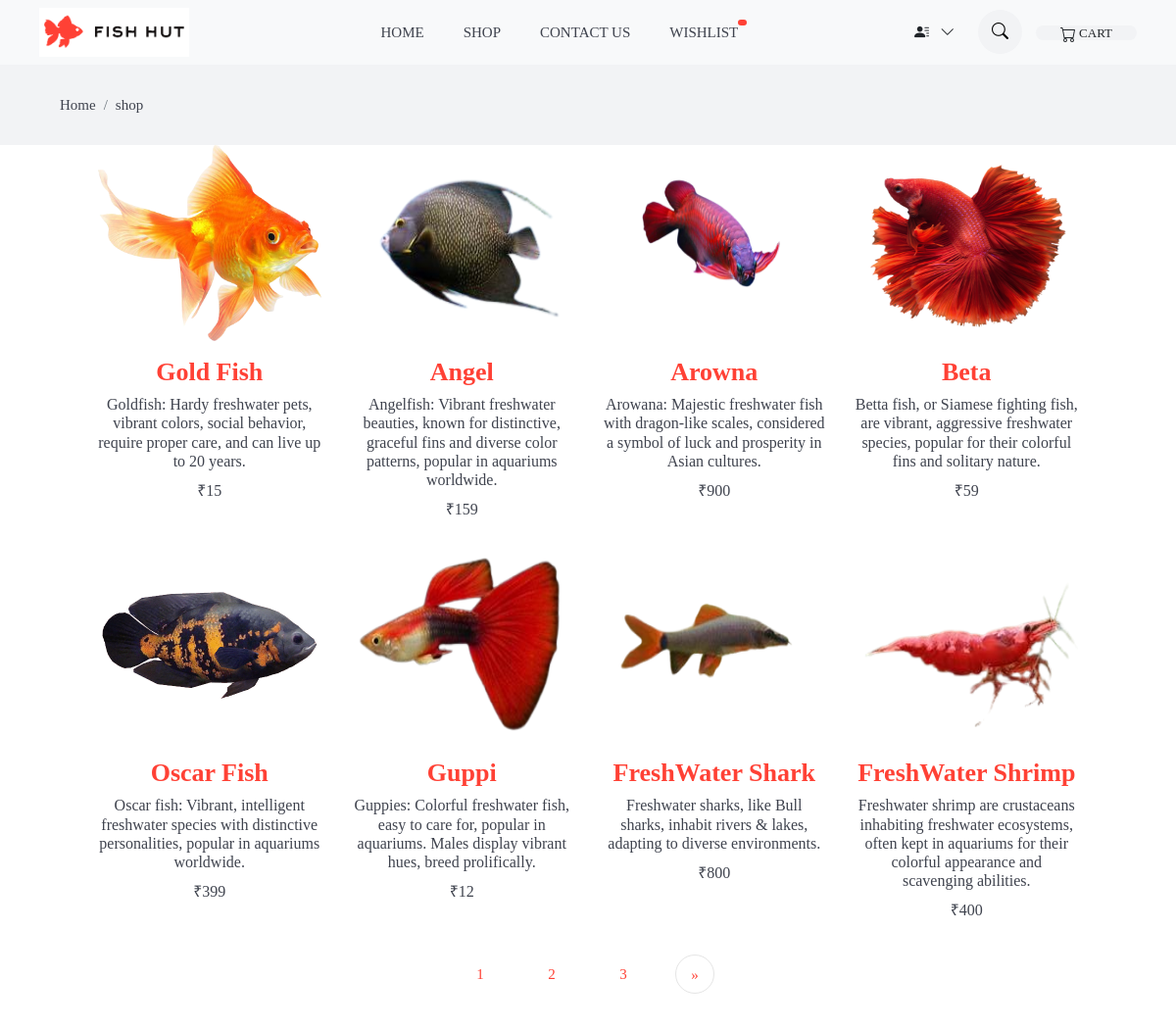
The page /shop/ (signed in) on the database its author committed.
### pet_app/models.py (models this page shows, shortened)
class products(models.Model):
    product_name=models.TextField(max_length=100)
    product_desc=models.TextField(max_length=300)
    product_image=models.ImageField()
    product_price=models.IntegerField()
    priority=models.IntegerField(default=5)
    stock_quantity = models.IntegerField(default=0)
    offer_percentage=models.IntegerField(default=0)

### pet_app/views.py (the view, shortened to what this page needs)
# urls.py: path('shop/', views.shop, name='shop'),
def shop(request):
    page=1
    if request.GET:
        page=request.GET.get('page',1)
    data=products.objects.all()
    product_paginator=Paginator(data,8)
    data=product_paginator.get_page(page)
    zipped_price=[]
    for i in data:
        if i.product_price is not None:
            product_price=i.product_price
            off_percentage=i.offer_percentage
            offered_price= int(product_price) * (int(off_percentage)/100)
            final_price= int(product_price) - int(offered_price)
            yousave=product_price-final_price
        zipped_price.append((i,final_price))
    context={
        "data":data,
        'zipped_price':zipped_price,
        'yousave':yousave
    }
    return render(request,'pet_app/shop.html',context)

### templates/pet_app/shop.html (shortened to what this page needs)
{% load static %}
<!doctype html>
<html class="no-js supports-no-cookies" lang="en">
<head>
    <link rel="stylesheet" href="https://cdn.jsdelivr.net/npm/bootstrap-icons@1.11.3/font/bootstrap-icons.min.css">
    <link href="{% static 'css/indexPageCss/theme.scss.css' %}" rel="stylesheet" type="text/css" media="all" />
    <link rel="stylesheet" href="{% static 'css/indexPageCss/pluggins.css' %}" type="text/css" media="all">
    <link rel="stylesheet" href="{% static 'css/indexPageCss/style.css' %}">
    <link rel="stylesheet" href="{% static 'css/pro_drop.css' %}">
</head>
<body id="elite-shop" class="template-index">
    <div data-section-id="header" data-section-type="header-section">
        {% block navbar %}
        {% include 'pet_app/navbar.html' %}
        {% endblock %}
    </div>
    <main role="main" id="MainContent">
        <div id="shopify-section-top-collections" class="shopify-section">
            <nav class="bg-gray py-3">
                <div class="container">
                    <ol class="breadcrumb">
                        <li class="breadcrumb-item"><a href="{% url 'index' %}">Home</a></li>
                        <li class="breadcrumb-item active" aria-current="page"><a href="">shop</a></li>
                    </ol>
                </div>
            </nav>
            <section class="section" style="padding-top: 0%;">
                <div class="container " style="padding-left: 70px;padding-right: 70px; ">
                    <div class="row">
                        {% for d,product_price in zipped_price %}
                        <div class="col-lg-3 col-sm-6 mb-4">
                            <div class="product text-center  ">
                                <div class="product-thumb">
                                    <div class="overflow-hidden position-relative">
                                        <a href="{% url 'product_details' d.id %}">
                                            <img class="img-fluid w-100 mb-3 img-first" style="height: 200px;"
                                                src="/static/media/{{d.product_image}}" alt="Pocket Denim Overshirt">
                                        </a>
                                        <div class="btn-cart">
                                        </div>
                                    </div>
                                </div>
                                <div class="product-info ">
                                    <h3 class="h3 text-primary" style="font-weight: bolder;">{{d.product_name}}
                                    </h3>
                                    <h4 class="h5">{{d.product_desc}}
                                    </h4>
                                    <span class="h5">&#x20b9;{{product_price}}</span>
                                </div>
                            </div>
                        </div>
                        {% endfor %}
                    </div>
                    <div>
                        <nav aria-label="Page navigation example" style="border: none;">
                            <ul class="pagination" style="border: none;">
                                {% for i in data.paginator.page_range %}
                                <a class="page-link text-primary" href="?page={{i}}" style="border: none;">
                                    <span style="border: none;">{{i}}</span>
                                </a>
                                {% endfor %}
                                <li class="page-item " style="border: none;">
                                    {% if data.has_next %}
                                    <a class="page-link text-primary" href="?page={{ data.next_page_number }}"
                                        aria-label="Next">
                                        <span aria-hidden="true">&raquo;</span>
                                    </a>
                                    {% endif %}
                                </li>
                            </ul>
                        </nav>
                    </div>
                </div>
            </section>
        </div>
    </main>
</body>
</html>

### pet_app/static/css/indexPageCss/theme.scss.css (style rules this page uses)
html { line-height: 1.15; -ms-text-size-adjust: 100%; -webkit-text-size-adjust: 100% }
body { margin: 0 }
article, aside, footer, header, nav, section { display: block }
figcaption, figure, main { display: block }
a { background-color: transparent; -webkit-text-decoration-skip: objects }
img { border-style: none }
*, *:before, *:after { box-sizing: border-box }
body, input, textarea, button, select { -webkit-font-smoothing: antialiased; -webkit-text-size-adjust: 100% }
img { max-width: 100% }
a, button, [role=button], input, label, select, textarea { touch-action: manipulation }
.text-center { text-align: center !important }
body, html { background-color: #fff }

### pet_app/static/css/indexPageCss/style.css (style rules this page uses)
body { line-height: 26px; font-family: "futura_icgregular"; font-weight: 400; -webkit-font-smoothing: antialiased; font-size: 15px; }
h1, h2, h3, h4, h5, h6, .h1, .h2, .h3, .h4, .h5, .h6 { color: #3f434e; font-family: "futura_icgregular"; font-weight: 400; }
h3, .h3 { font-size: 26px; }
h4, .h4 { font-size: 20px; }
h5, .h5 { font-size: 16px; }
body { background-color: #fff; overflow-x: hidden; }
ol, ul { list-style-type: none; margin: 0px; }
img { vertical-align: middle; border: 0; }
a { color: inherit; }
a, a:hover, a:focus { text-decoration: none; }
a, button, select, input, label { cursor: pointer; transition: 0.2s ease; }
.section { padding-top: 100px; padding-bottom: 100px; }
.breadcrumb { border-radius: 0; background-color: transparent; margin-bottom: 0; }
.breadcrumb-item a { color: #3f434e; }
.bg-gray { background: #f2f3f5; }
.text-primary { color: #ff4135 !important; }
.overflow-hidden { overflow: hidden !important; }
.product { position: relative; overflow: hidden; }
.product .img-first { transform: scale(1); opacity: 1; transition: 0.2s linear; }
.product .btn-cart { position: absolute; width: 100%; bottom: -50px; background: rgba(255, 255, 255, 0.5); padding: 10px 0; transition: 0.3s ease; }
.page-item .page-link { border: 0; color: #898a8f; }
.pagination { justify-content: center; }
.pagination span { height: 40px; width: 40px; line-height: 40px; padding: 0; margin: 0 5px; text-align: center; display: inline-block; border-radius: 50px !important; background: #fff; border: 1px solid #e5e5e5; display: inline-block; }

### rows shown on the page
products: product_image (picture), product_name "Gold Fish", product_desc "Goldfish: Hardy freshwater pets, vibrant colors, social behavior, require proper care, and can live up to 20 years.", product_price "15"
products: product_image (picture), product_name "Angel", product_desc "Angelfish: Vibrant freshwater beauties, known for distinctive, graceful fins and diverse color patterns, popular in aquariums worldwide.", product_price "159"
products: product_image (picture), product_name "Arowna", product_desc "Arowana: Majestic freshwater fish with dragon-like scales, considered a symbol of luck and prosperity in Asian cultures.", product_price "900"
products: product_image (picture), product_name "Beta", product_desc "Betta fish, or Siamese fighting fish, are vibrant, aggressive freshwater species, popular for their colorful fins and solitary nature.", product_price "59"
products: product_image (picture), product_name "Oscar Fish", product_desc "Oscar fish: Vibrant, intelligent freshwater species with distinctive personalities, popular in aquariums worldwide.", product_price "399"
products: product_image (picture), product_name "Guppi", product_desc "Guppies: Colorful freshwater fish, easy to care for, popular in aquariums. Males display vibrant hues, breed prolifically.", product_price "12"
products: product_image (picture), product_name "FreshWater Shark", product_desc "Freshwater sharks, like Bull sharks, inhabit rivers & lakes, adapting to diverse environments.", product_price "800"
products: product_image (picture), product_name "FreshWater Shrimp", product_desc "Freshwater shrimp are crustaceans inhabiting freshwater ecosystems, often kept in aquariums for their colorful appearance and scavenging abilities.", product_price "400"

### other values the page prints
{{ i }} "1" "2" "3"
